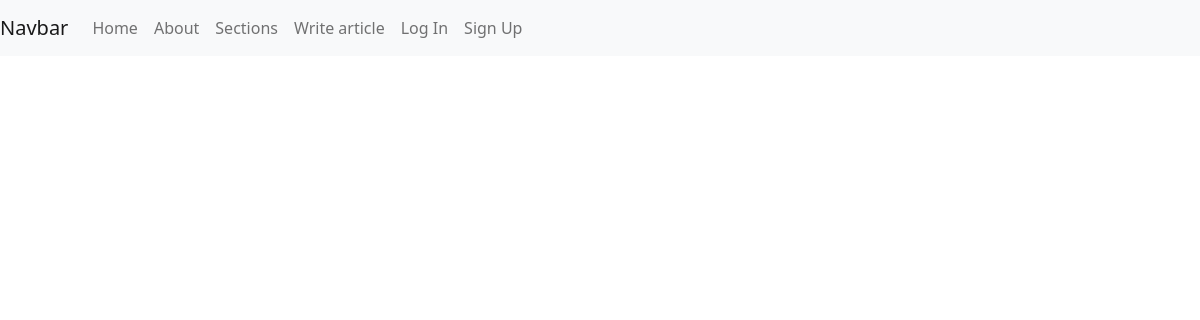
Page /articles/section/Sports on the earlier database version.
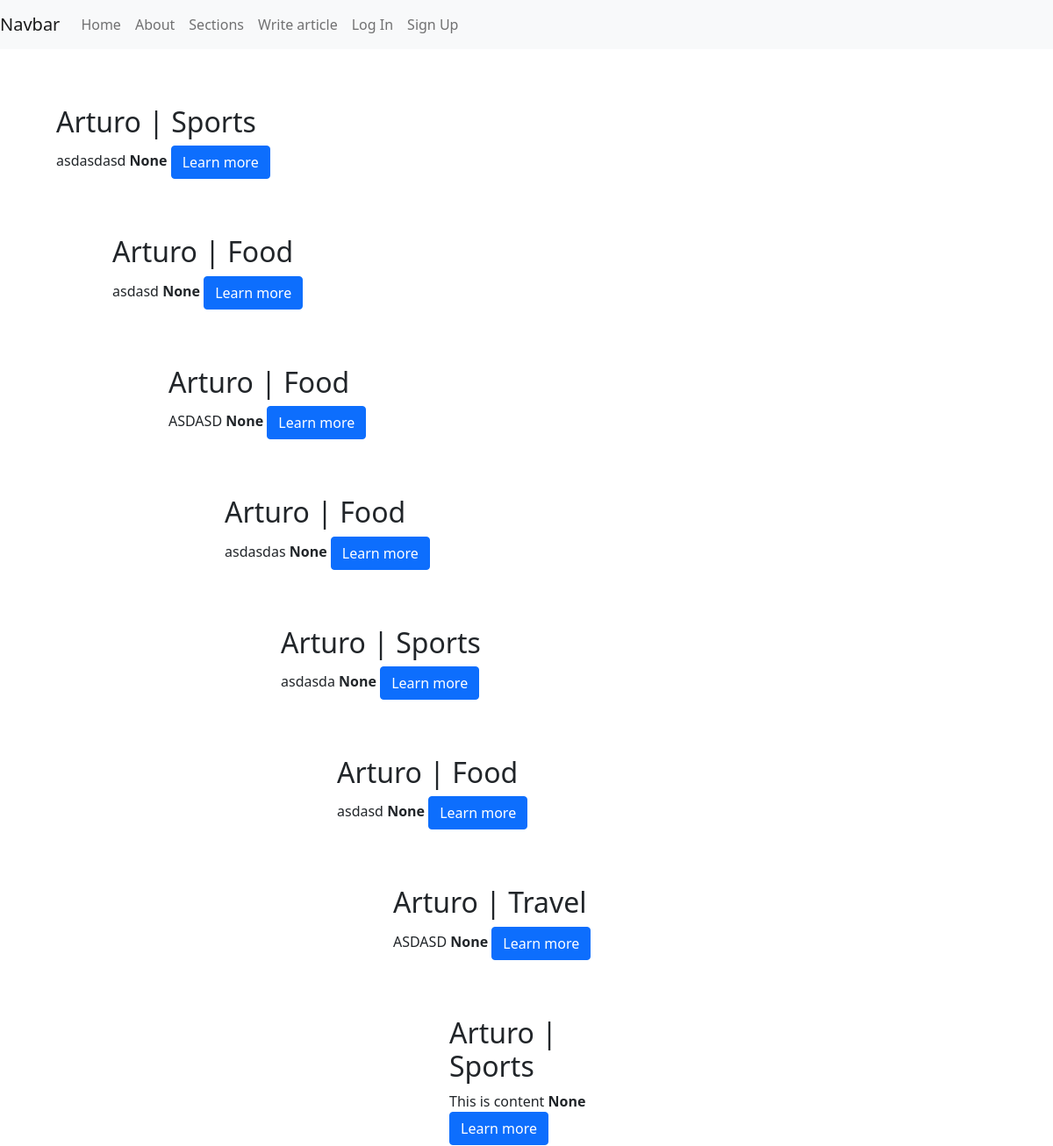
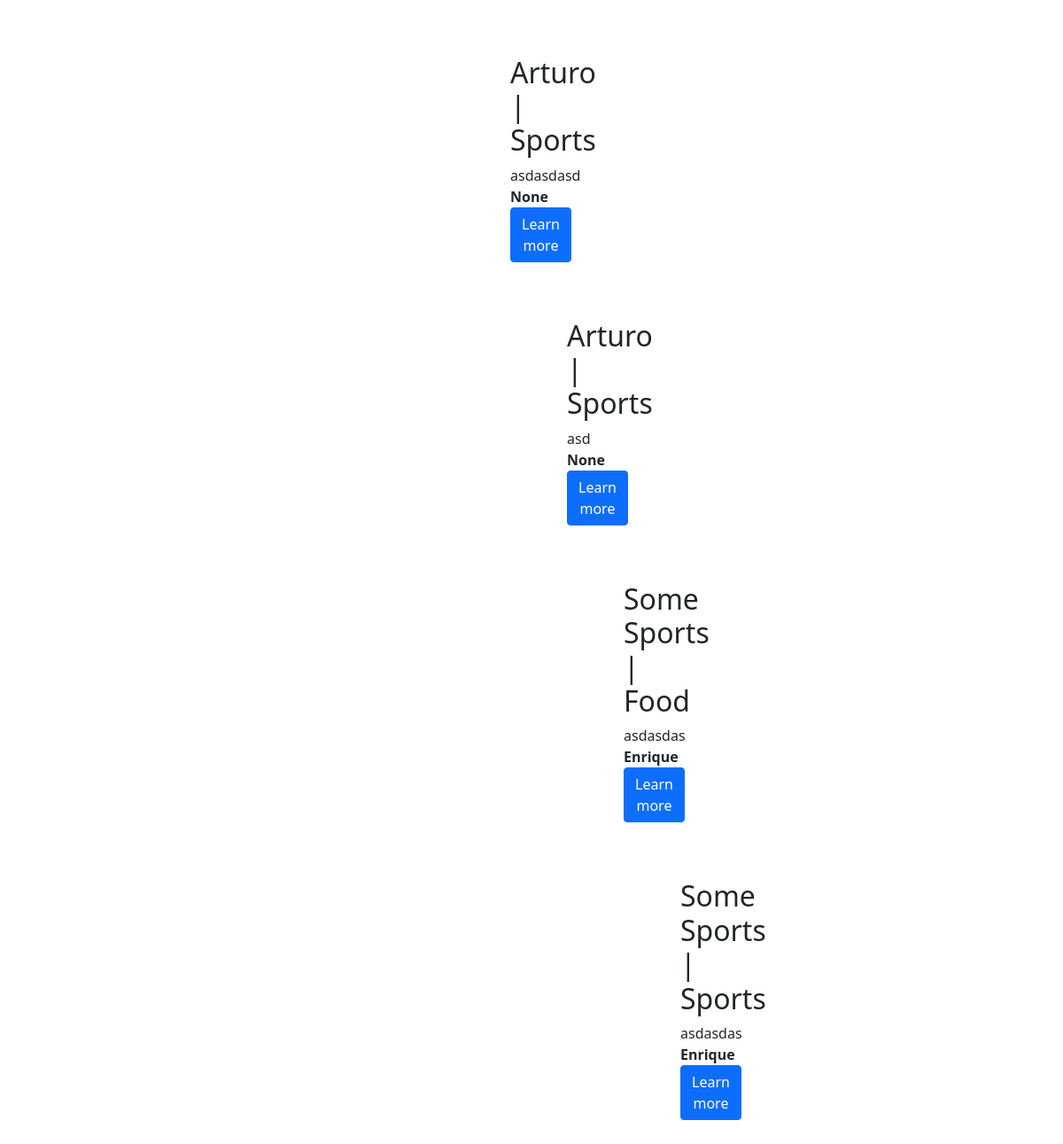
Same page on the later database version (2 pictures, top to bottom).
### articles/models.py (models this page shows, shortened)
class Article(models.Model):
    article=models.CharField(max_length=255)
    body=models.TextField()
    created_on=models.DateTimeField(auto_now_add=True)
    author=models.ForeignKey(
        get_user_model(),
        on_delete=models.CASCADE,
        null=True,
        blank=True,
        default=None
    )
    section=models.ForeignKey(
        Section,
        on_delete=models.CASCADE,
        null=True,
        blank=True,
        default=None
    )

class Section(models.Model):
    description=models.TextField()
    name=models.CharField(max_length=128)
    def __str__(self):
        return self.name

### accounts/models.py (models this page shows)
class CustomUser(AbstractUser):
    user_type=models.ForeignKey(
        UserType,
        on_delete=models.CASCADE,
        null=True,
        blank=True,
        default=None
    )
    preferred_language=models.ForeignKey(
        Language,
        on_delete=models.CASCADE,
        null=True,
        blank=True,
        default=None
    )

### articles/views.py (the view)
# urls.py: path('section/<str:name>',SectionView.as_view(),name='section_list')
class SectionView(ListView):
    template_name='articles/section.html'
    model=Article

### templates/articles/section.html
{% extends "base.html" %}
{% block content %}
{% for obj in object_list %}
<div class="post">
	<div>
		<div>
				<h2>
					{{obj.article}} | {{obj.section}}
				</h2>
				<p>
                   {{obj.body}}
                   <strong>{{obj.author}}</strong>
                   <a class="btn btn-primary btn-large"  href="{% url 'article_detail' obj.id  %}">Learn more</a>
				</p>
		</div>
	</div>
{% endfor %}
{% endblock %}

### templates/base.html (shortened to what this page needs)
{% load static %}
<!DOCTYPE html>
<html lang="en">
<head>
    <link
    href="https://cdn.jsdelivr.net/npm/bootstrap@5.1.3/dist/css/bootstrap.min.css"
    rel="stylesheet"
>
    <link rel="stylesheet" type="text/css" href="{% static 'css/style.css' %}">
</head>
<body>
  <nav class="navbar navbar-expand-lg navbar-light bg-light">
    <a class="navbar-brand" href="{% url 'home' %}">Navbar</a>
    <div class="collapse navbar-collapse" id="navbarNavAltMarkup">
      <div class="navbar-nav">
        <a class="nav-item nav-link" href="{% url 'home' %}">Home </a>
        <a class="nav-item nav-link" href="{% url 'about' %}">About</a>
        <a class="nav-item nav-link" href="{% url 'article_list' %}">Sections</a>
        <a class="nav-item nav-link" href="{% url 'article_new' %}">Write article</a>
        {% if user.is_authenticated %}
        <a class="nav-item nav-link" href="{% url 'logout' %}">Log Out</a>
        <a class="nav-item nav-link" href="{% url 'password_change' %}">Change Password</a>
        {% else %}
        <a class="nav-item nav-link" href="{% url 'login' %}">Log In</a>
        <a class="nav-item nav-link" href="{% url 'signup' %}">Sign Up</a>
        {% endif%}
      </div>
    </div>
  </nav>
    {% block content %}
    {% endblock content %}
</body>
</html>

### static/css/style.css (style rules this page uses)
.post { margin: 4rem; }

Differences in the rows shown:
added Article: article "Arturo", section "Sports", body "asdasdasd", author "None"
added Article: article "Arturo", section "Food", body "asdasd", author "None"
added Article: article "Arturo", section "Food", body "ASDASD", author "None"
added Article: article "Arturo", section "Food", body "asdasdas", author "None"
added Article: article "Arturo", section "Sports", body "asdasda", author "None"
added Article: article "Arturo", section "Food", body "asdasd", author "None"
added Article: article "Arturo", section "Travel", body "ASDASD", author "None"
added Article: article "Arturo", section "Sports", body "This is content", author "None"
added Article: article "Arturo", section "Sports", body "asdasdasd", author "None"
added Article: article "Arturo", section "Sports", body "asd", author "None"
added Article: article "Some Sports", section "Food", body "asdasdas", author "Enrique"
added Article: article "Some Sports", section "Sports", body "asdasdas", author "Enrique"
